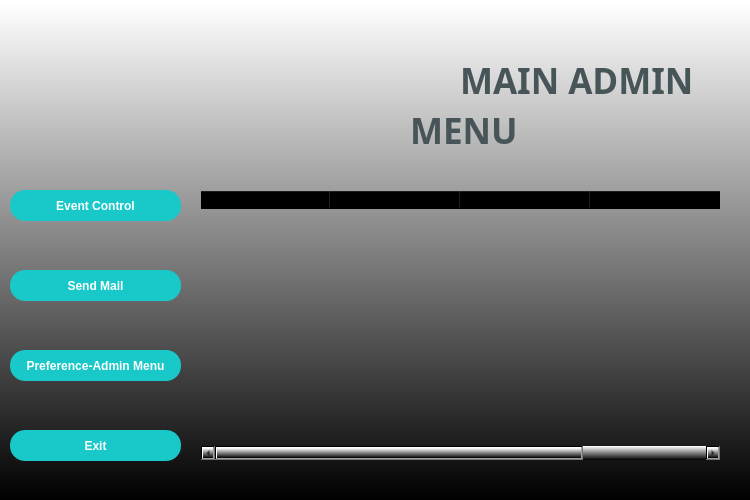
<?xml version="1.0" encoding="UTF-8"?>
<ui version="4.0">
 <class>Form</class>
 <widget class="QWidget" name="Form">
  <property name="geometry">
   <rect>
    <x>0</x>
    <y>0</y>
    <width>750</width>
    <height>500</height>
   </rect>
  </property>
  <property name="sizePolicy">
   <sizepolicy hsizetype="Preferred" vsizetype="Ignored">
    <horstretch>0</horstretch>
    <verstretch>0</verstretch>
   </sizepolicy>
  </property>
  <property name="minimumSize">
   <size>
    <width>750</width>
    <height>500</height>
   </size>
  </property>
  <property name="maximumSize">
   <size>
    <width>750</width>
    <height>500</height>
   </size>
  </property>
  <property name="windowTitle">
   <string>MAIN ADMIN MENU</string>
  </property>
  <property name="windowIcon">
   <iconset>
    <normaloff>pictures/wehere_icon.png</normaloff>pictures/wehere_icon.png</iconset>
  </property>
  <property name="styleSheet">
   <string notr="true">background-color: qlineargradient(spread:pad, x1:0.499773, y1:1, x2:0.5, y2:0.00568182, stop:0 rgba(0, 0, 0, 255), stop:1 rgba(255, 255, 255, 255));</string>
  </property>
  <widget class="QPushButton" name="pushButton_mam_exit">
   <property name="geometry">
    <rect>
     <x>10</x>
     <y>430</y>
     <width>171</width>
     <height>31</height>
    </rect>
   </property>
   <property name="font">
    <font>
     <family>Arial</family>
     <bold>true</bold>
    </font>
   </property>
   <property name="styleSheet">
    <string notr="true">QPushButton{
	border-radius : 15px;
	background-color : rgb(25, 200, 200);
	color: rgb(255, 255, 255);
}
QPushButton:hover{
	background-color: rgb(20, 135, 135);
}</string>
   </property>
   <property name="text">
    <string>Exit</string>
   </property>
  </widget>
  <widget class="QLabel" name="label_2">
   <property name="geometry">
    <rect>
     <x>200</x>
     <y>32</y>
     <width>261</width>
     <height>101</height>
    </rect>
   </property>
   <property name="styleSheet">
    <string notr="true">background-color: rgba(0, 0, 0,0%);</string>
   </property>
   <property name="text">
    <string/>
   </property>
   <property name="pixmap">
    <pixmap>pictures/wehere_logo.ico</pixmap>
   </property>
  </widget>
  <widget class="QPushButton" name="pushButton_mam_send_mail">
   <property name="geometry">
    <rect>
     <x>10</x>
     <y>270</y>
     <width>171</width>
     <height>31</height>
    </rect>
   </property>
   <property name="font">
    <font>
     <family>Arial</family>
     <bold>true</bold>
    </font>
   </property>
   <property name="styleSheet">
    <string notr="true">QPushButton{
	border-radius : 15px;
	background-color : rgb(25, 200, 200);
	color: rgb(255, 255, 255);
}
QPushButton:hover{
	background-color: rgb(20, 135, 135);
}</string>
   </property>
   <property name="text">
    <string>Send Mail</string>
   </property>
  </widget>
  <widget class="QLabel" name="label">
   <property name="geometry">
    <rect>
     <x>10</x>
     <y>10</y>
     <width>191</width>
     <height>171</height>
    </rect>
   </property>
   <property name="styleSheet">
    <string notr="true">background-color: rgba(0, 0, 0,0%);</string>
   </property>
   <property name="text">
    <string/>
   </property>
   <property name="pixmap">
    <pixmap>pictures/main_admin.png</pixmap>
   </property>
   <property name="scaledContents">
    <bool>true</bool>
   </property>
  </widget>
  <widget class="QLabel" name="label_3">
   <property name="geometry">
    <rect>
     <x>460</x>
     <y>60</y>
     <width>251</width>
     <height>41</height>
    </rect>
   </property>
   <property name="font">
    <font>
     <family>Arial Black</family>
     <pointsize>26</pointsize>
     <bold>true</bold>
    </font>
   </property>
   <property name="styleSheet">
    <string notr="true">background-color: rgba(0, 0, 0,0%);
color: rgb(71, 84, 88);</string>
   </property>
   <property name="text">
    <string>MAIN ADMIN</string>
   </property>
  </widget>
  <widget class="QTableWidget" name="tableWidget">
   <property name="geometry">
    <rect>
     <x>200</x>
     <y>190</y>
     <width>521</width>
     <height>271</height>
    </rect>
   </property>
   <property name="styleSheet">
    <string notr="true">background-color: rgba(0, 0, 0,0%);</string>
   </property>
   <attribute name="horizontalHeaderDefaultSectionSize">
    <number>130</number>
   </attribute>
   <column>
    <property name="text">
     <string>Event Name</string>
    </property>
   </column>
   <column>
    <property name="text">
     <string>Start Time</string>
    </property>
   </column>
   <column>
    <property name="text">
     <string>Participant Mail</string>
    </property>
    <property name="textAlignment">
     <set>AlignHCenter|AlignTop</set>
    </property>
   </column>
   <column>
    <property name="text">
     <string>Organizer Mail</string>
    </property>
   </column>
  </widget>
  <widget class="QPushButton" name="pushButton_mam_pre_adm_menu">
   <property name="geometry">
    <rect>
     <x>10</x>
     <y>350</y>
     <width>171</width>
     <height>31</height>
    </rect>
   </property>
   <property name="font">
    <font>
     <family>Arial</family>
     <bold>true</bold>
    </font>
   </property>
   <property name="styleSheet">
    <string notr="true">QPushButton{
	border-radius : 15px;
	background-color : rgb(25, 200, 200);
	color: rgb(255, 255, 255);
}
QPushButton:hover{
	background-color: rgb(20, 135, 135);
}</string>
   </property>
   <property name="text">
    <string>Preference-Admin Menu</string>
   </property>
  </widget>
  <widget class="QLabel" name="label_4">
   <property name="geometry">
    <rect>
     <x>410</x>
     <y>110</y>
     <width>121</width>
     <height>41</height>
    </rect>
   </property>
   <property name="font">
    <font>
     <family>Arial Black</family>
     <pointsize>26</pointsize>
     <bold>true</bold>
    </font>
   </property>
   <property name="styleSheet">
    <string notr="true">background-color: rgba(0, 0, 0,0%);
color: rgb(71, 84, 88);</string>
   </property>
   <property name="text">
    <string>MENU</string>
   </property>
  </widget>
  <widget class="QPushButton" name="pushButton_mam_event_control">
   <property name="geometry">
    <rect>
     <x>10</x>
     <y>190</y>
     <width>171</width>
     <height>31</height>
    </rect>
   </property>
   <property name="font">
    <font>
     <family>Arial</family>
     <bold>true</bold>
    </font>
   </property>
   <property name="styleSheet">
    <string notr="true">QPushButton{
	border-radius : 15px;
	background-color : rgb(25, 200, 200);
	color: rgb(255, 255, 255);
}
QPushButton:hover{
	background-color: rgb(20, 135, 135);
}</string>
   </property>
   <property name="text">
    <string>Event Control</string>
   </property>
  </widget>
 </widget>
 <resources/>
 <connections/>
</ui>
